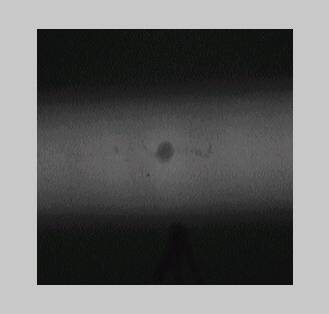
%> input picture Part2/Lab/images/image1.jpg, 329 x 314 px
$ octave Assignment1.m   (GNU Octave 9; MATLAB toolbox functions it lacks are replaced by stand-ins)
%> lines starting %> are read from the running program, lines starting %| are printed output that depends on the picture
### Part2/Lab/getImagesInPixel.m

imgPath = 'images/image';

im1 = imread('images/image1.jpg');
%> im1 is the input picture: size 314x329x3 uint8; mean R, G, B 102.3, 102.7, 102.3
im1 = rgb2gray(im1);
%> im1: size 314x329 uint8
im2 = imread('images/image2.jpg');
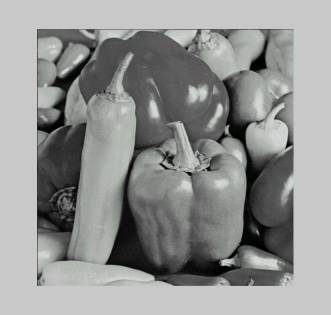
%> input picture Part2/Lab/images/image2.jpg, 331 x 315 px
%> im2 is the input picture: size 315x331x3 uint8; mean R, G, B 146.1, 147, 146
im2 = rgb2gray(im2);
%> im2: size 315x331 uint8
im3 = imread('images/image3.jpg');
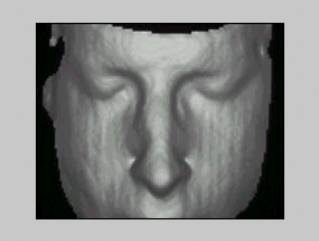
%> input picture Part2/Lab/images/image3.jpg, 319 x 241 px
%> im3 is the input picture: size 241x319x3 uint8; mean R, G, B 134.6, 135.4, 134.5
im3 = rgb2gray(im3);
%> im3: size 241x319 uint8

### Part2/Lab/stretchPixels.m

function [ imout ] = stretch( imagein )
    s=size(imagein);
    imagein=double(imagein);
    imout=zeros(s(1),s(2));
    a=min(imagein(:));%find min and max pixel values to determine stretch constants
    b=max(imagein(:));
    imagein = (imagein > a).*imagein;%set values less than a to zero
    imagein = (imagein >= b)*255+(imagein<b).*imagein;%set values more than b to 255
    imout = uint8(255*(a-imagein)/(a-b));%do the stretch
end

### Part2/Lab/Assignment1.m
getImagesInPixel;
im2_lowcontrast = im2/2+80;
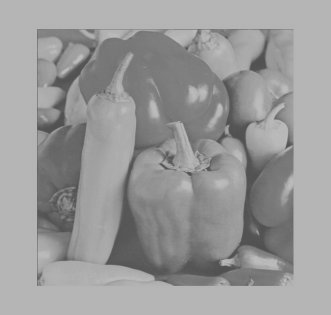
%> im2_lowcontrast: size 315x331 uint8; min 80, max 193, mean 153.6


subplot(2,3,1);
imshow(im2_lowcontrast)
title('Image');
subplot(2,3,2);
imshow(im2)
title('Histogram');
imhist(im2_lowcontrast);
title('CDF');
subplot(2,3,3);
cdfplot(im2_lowcontrast(:));


im_stretched = stretchPixels(im2_lowcontrast);
%> in stretch, `a=min(imagein(:));`: a = 80
%> in stretch, `b=max(imagein(:));`: b = 193
%> in stretch, `imout = uint8(255*(a-imagein)/(a-b));`:
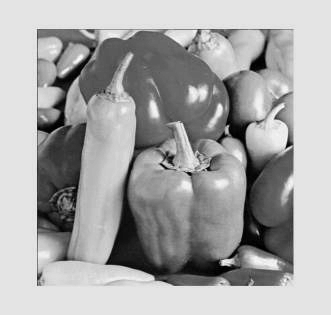
%> imout: size 315x331 uint8; min 0, max 255, mean 166.2
subplot(2,3,4);
imshow(im_stretched)
title('Image');
subplot(2,3,5);
imshow(im2)
title('Histogram');
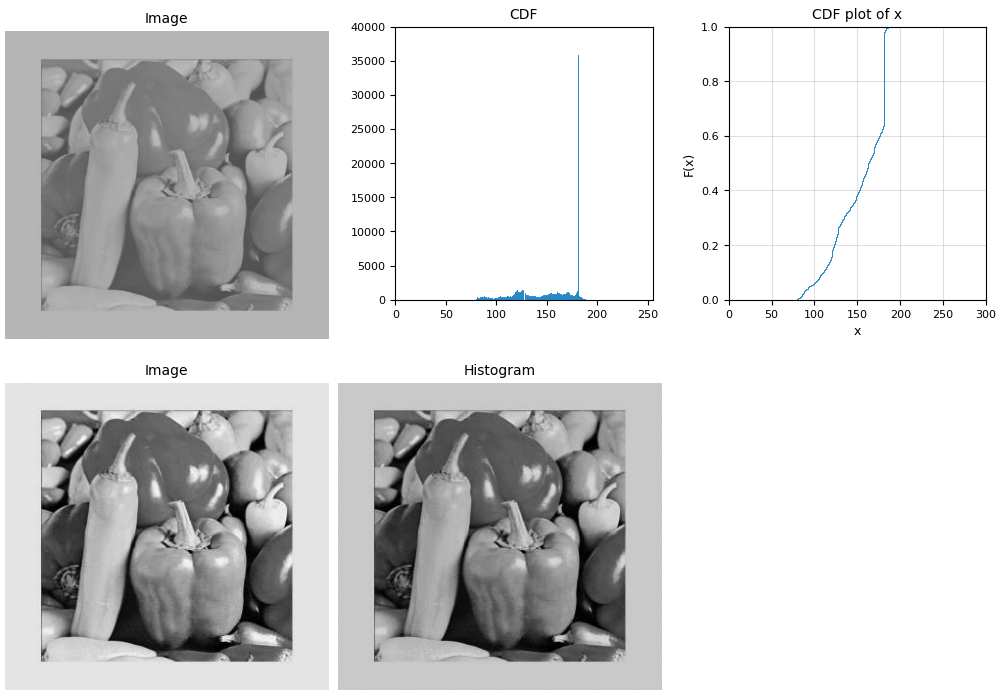
%> figure redrawn from the program's plot data, 5 panels
imhist(im_stretched);
title('CDF');
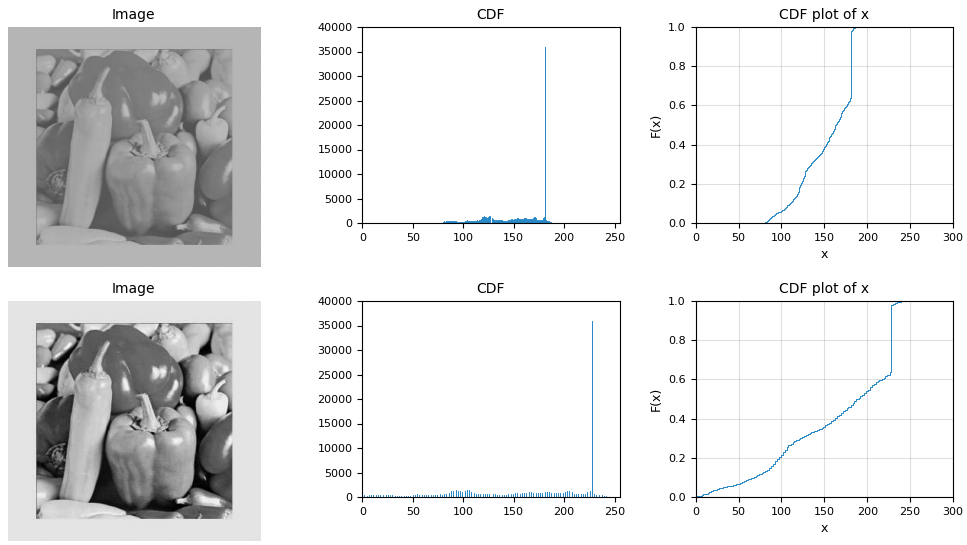
%> figure redrawn from the program's plot data, 6 panels
subplot(2,3,6);
cdfplot(im_stretched(:));
